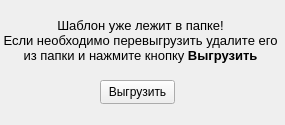
<?xml version="1.0" encoding="UTF-8"?>
<ui version="4.0">
 <class>template_exists_form</class>
 <widget class="QWidget" name="template_exists_form">
  <property name="geometry">
   <rect>
    <x>0</x>
    <y>0</y>
    <width>285</width>
    <height>125</height>
   </rect>
  </property>
  <property name="minimumSize">
   <size>
    <width>285</width>
    <height>125</height>
   </size>
  </property>
  <property name="maximumSize">
   <size>
    <width>285</width>
    <height>125</height>
   </size>
  </property>
  <property name="windowTitle">
   <string>Инфо</string>
  </property>
  <widget class="QLabel" name="lb_template_exists">
   <property name="geometry">
    <rect>
     <x>0</x>
     <y>10</y>
     <width>281</width>
     <height>61</height>
    </rect>
   </property>
   <property name="text">
    <string>&lt;html&gt;&lt;head/&gt;&lt;body&gt;&lt;p align=&quot;center&quot;&gt;&lt;span style=&quot; font-size:10pt;&quot;&gt;Шаблон уже лежит в папке!&lt;br/&gt;Если необходимо перевыгрузить удалите его &lt;br/&gt;из папки и нажмите кнопку &lt;/span&gt;&lt;span style=&quot; font-size:10pt; font-weight:700;&quot;&gt;Выгрузить&lt;/span&gt;&lt;/p&gt;&lt;/body&gt;&lt;/html&gt;</string>
   </property>
  </widget>
  <widget class="QPushButton" name="bt_repeat_template">
   <property name="geometry">
    <rect>
     <x>100</x>
     <y>80</y>
     <width>75</width>
     <height>24</height>
    </rect>
   </property>
   <property name="text">
    <string>Выгрузить</string>
   </property>
  </widget>
 </widget>
 <resources/>
 <connections/>
</ui>
